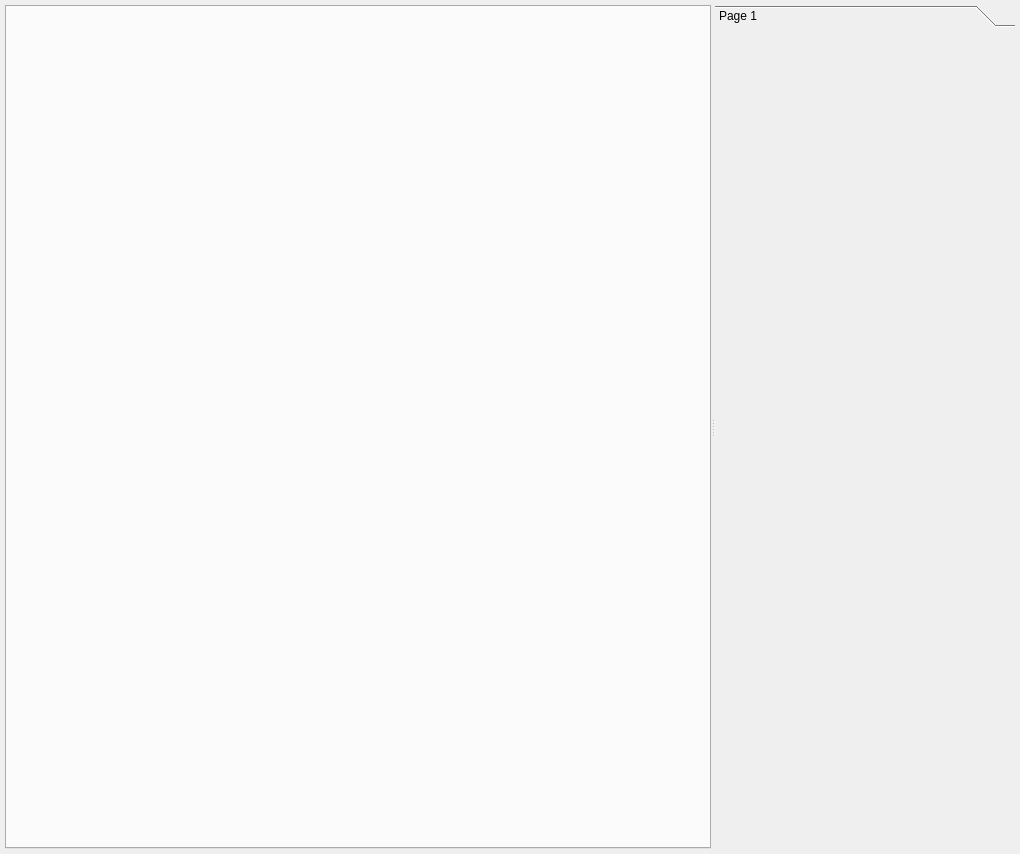
<?xml version="1.0" encoding="UTF-8"?>
<ui version="4.0">
 <author>Anton Rau</author>
 <class>DrinkFeedWidget</class>
 <widget class="QWidget" name="DrinkFeedWidget">
  <property name="geometry">
   <rect>
    <x>0</x>
    <y>0</y>
    <width>1020</width>
    <height>854</height>
   </rect>
  </property>
  <property name="windowTitle">
   <string>DrinkFeed</string>
  </property>
  <layout class="QVBoxLayout" name="verticalLayout">
   <property name="spacing">
    <number>0</number>
   </property>
   <property name="leftMargin">
    <number>5</number>
   </property>
   <property name="topMargin">
    <number>5</number>
   </property>
   <property name="rightMargin">
    <number>5</number>
   </property>
   <property name="bottomMargin">
    <number>5</number>
   </property>
   <item>
    <widget class="QSplitter" name="splitter">
     <property name="sizePolicy">
      <sizepolicy hsizetype="Expanding" vsizetype="Expanding">
       <horstretch>0</horstretch>
       <verstretch>0</verstretch>
      </sizepolicy>
     </property>
     <property name="orientation">
      <enum>Qt::Orientation::Horizontal</enum>
     </property>
     <widget class="QTabWidget" name="tabWidget">
      <property name="currentIndex">
       <number>-1</number>
      </property>
     </widget>
     <widget class="QToolBox" name="toolBox">
      <property name="maximumSize">
       <size>
        <width>300</width>
        <height>16777215</height>
       </size>
      </property>
      <widget class="QWidget" name="page">
       <property name="geometry">
        <rect>
         <x>0</x>
         <y>0</y>
         <width>300</width>
         <height>814</height>
        </rect>
       </property>
       <attribute name="label">
        <string>Page 1</string>
       </attribute>
      </widget>
     </widget>
    </widget>
   </item>
  </layout>
 </widget>
 <resources>
  <include location="../../../../../../resources/resources.qrc"/>
 </resources>
 <connections/>
</ui>
